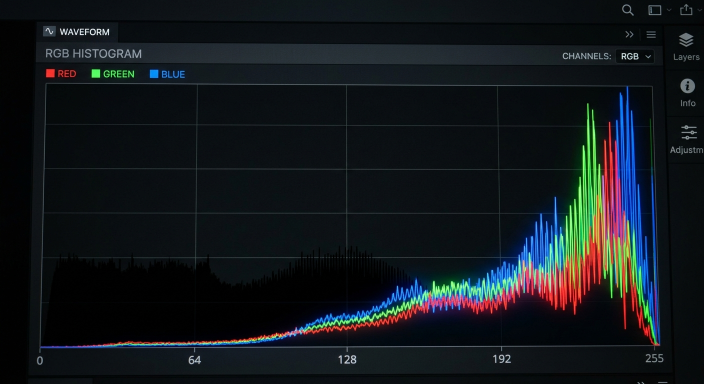
#> input picture images/generated-1774886238307.png, 1408 x 768 px (shown at 1/2 size)
$ python -i photo_editer.py   (imports and definitions only)
#> lines starting #> are read from the running program, lines starting #| are printed output that depends on the picture
import sys
import cv2
import numpy as np
import copy
import matplotlib.pyplot as plt
from matplotlib.backends.backend_qt5agg import FigureCanvasQTAgg as FigureCanvas
from matplotlib.figure import Figure
from PyQt5.QtCore import Qt, QTimer, pyqtSignal
from PyQt5.QtGui import QImage, QPixmap, QFont, QPalette, QColor, QCursor, QKeySequence
from PyQt5.QtWidgets import (
    QApplication, QLabel, QSlider, QVBoxLayout, QHBoxLayout,
    QWidget, QPushButton, QFileDialog, QFrame, QMessageBox, QGroupBox, QScrollArea, QShortcut,
    QProgressDialog
)


# ---------- 图像调整函数 ----------
def adjust_exposure(image, ev):
    """调整曝光"""
    return np.clip(image * (2 ** ev), 0, 1)


# [340 lines left out: functions adjust_shadow, adjust_highlight, adjust_contrast, adjust_whites, adjust_blacks, adjust_brightness and 10 more, not called in this run]


# ---------- 参数历史管理器 ----------
class ParameterHistory:
    # [19 lines left out: functions __init__, add_state, not called in this run]

    def can_undo(self):
        """是否可以撤销"""
        return self.current_index > 0

    def can_redo(self):
        """是否可以重做"""
        return self.current_index < len(self.history) - 1

    # [18 lines left out: functions undo, redo, clear, not called in this run]


# ---------- 曲线编辑器组件 ----------
# [461 lines that did not run here, left out]


# ---------- 直方图组件 ----------
class HistogramWidget(QWidget):
    # [62 lines left out: functions __init__, update_histogram, not called in this run]


# ---------- HSL颜色调整组件（Tab风格） ----------
# [195 lines that did not run here, left out]


# ---------- 可点击的图片标签 ----------
# [23 lines that did not run here, left out]


# ---------- 渲染器 ----------
class Renderer:
    def __init__(self, image, preview_max_size=1080):
        # 保存原始图像（用于最终导出）
#> called with preview_max_size = 1080
        self.original_image = image.astype(np.float32) / 255.0
        self.original_shape = image.shape
#> self.original_shape = (768, 1408, 3)

        # 创建预览图像（缩小尺寸以提高性能）
        h, w = image.shape[:2]
#> h = 768; w = 1408
        max_dim = max(h, w)
#> max_dim = 1408

        if max_dim > preview_max_size:
            # 需要缩放
            scale = preview_max_size / max_dim
#> scale = 0.767
            new_w = int(w * scale)
#> new_w = 1080
            new_h = int(h * scale)
#> new_h = 589
            preview_image = cv2.resize(image, (new_w, new_h), interpolation=cv2.INTER_AREA)
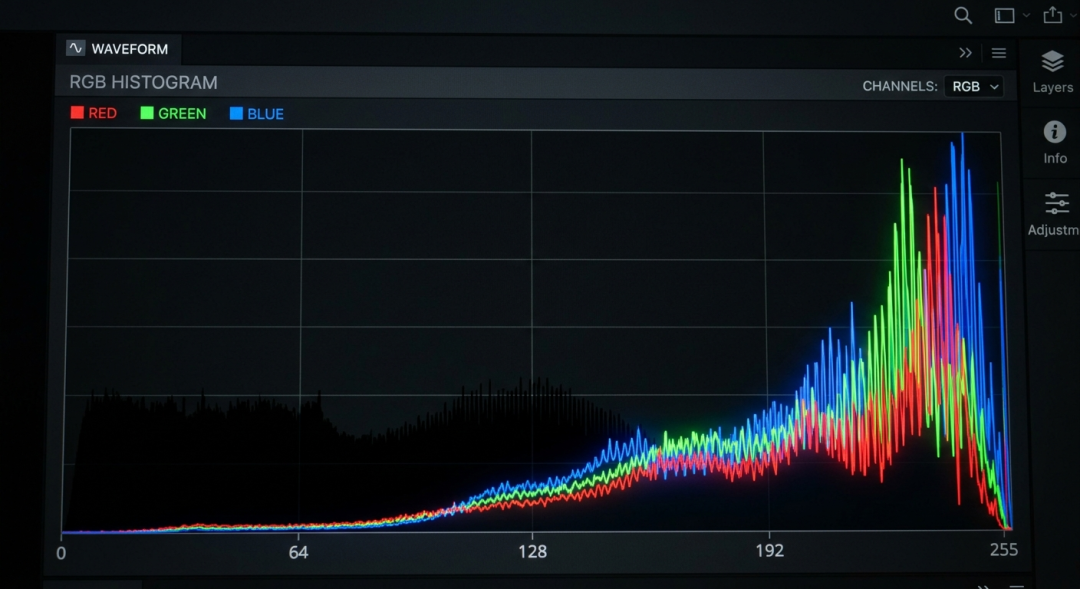
#> preview_image: shape (589, 1080, 3); mean R, G, B 18.9, 24.1, 27.9
            self.base_image = preview_image.astype(np.float32) / 255.0
            self.is_preview = True
            self.preview_scale = scale
#> self.preview_scale = 0.767
        else:
            # 不需要缩放
            self.base_image = self.original_image
            self.is_preview = False
            self.preview_scale = 1.0

        self.params = {
            "exposure": 0.0,
            "contrast": 0,
            "highlight": 0,
            "shadow": 0,
            "whites": 0,
            "blacks": 0,
            "clarity": 0,
            "texture": 0,
            "dehaze": 0,
            "brightness": 0,
            "saturation": 0,
            "hue": 0,
            "vibrance": 0,
            "temperature": 6500,
            "hsl_colors": {
                'red': {'hue': 0, 'saturation': 0, 'luminance': 0},
                'orange': {'hue': 0, 'saturation': 0, 'luminance': 0},
                'yellow': {'hue': 0, 'saturation': 0, 'luminance': 0},
                'green': {'hue': 0, 'saturation': 0, 'luminance': 0},
                'cyan': {'hue': 0, 'saturation': 0, 'luminance': 0},
                'blue': {'hue': 0, 'saturation': 0, 'luminance': 0},
                'purple': {'hue': 0, 'saturation': 0, 'luminance': 0},
                'magenta': {'hue': 0, 'saturation': 0, 'luminance': 0}
            },
            "curves": {
                'rgb': [],
                'red': [],
                'green': [],
                'blue': []
            }
        }

    def render(self, use_original=False):
        """按照专业调色软件的处理顺序渲染图像"""
        img = (self.original_image if use_original else self.base_image).copy()

        # 1. 基础曝光调整
        img = adjust_exposure(img, self.params["exposure"])

        # 2. 对比度调整
        if self.params["contrast"] != 0:
            img = adjust_contrast(img, self.params["contrast"])

        # 3. 高光和阴影调整
        if self.params["highlight"] != 0:
            img = adjust_highlight(img, self.params["highlight"])
        if self.params["shadow"] != 0:
            img = adjust_shadow(img, self.params["shadow"])

        # 4. 白色和黑色调整
        if self.params["whites"] != 0:
            img = adjust_whites(img, self.params["whites"])
        if self.params["blacks"] != 0:
            img = adjust_blacks(img, self.params["blacks"])

        # 5. 曲线调整（在其他调整之后，细节增强之前）
        has_curves = any(len(self.params["curves"][ch]) > 0 for ch in ['rgb', 'red', 'green', 'blue'])
        if has_curves:
            img = apply_curve(img, self.params["curves"])

        # 6. 去朦胧（在细节增强前进行）
        if self.params["dehaze"] != 0:
            img = adjust_dehaze(img, self.params["dehaze"])

        # 7. 细节增强
        if self.params["clarity"] != 0:
            img = adjust_clarity(img, self.params["clarity"])
        if self.params["texture"] != 0:
            img = adjust_texture(img, self.params["texture"])

        # 8. 色彩调整
        if self.params["brightness"] != 0:
            img = adjust_brightness(img, self.params["brightness"])
        if self.params["saturation"] != 0:
            img = adjust_saturation(img, self.params["saturation"])
        if self.params["hue"] != 0:
            img = adjust_hue(img, self.params["hue"])
        if self.params["vibrance"] != 0:
            img = adjust_vibrance(img, self.params["vibrance"])

        # 9. HSL分色调整
        if any(any(v.values()) for v in self.params["hsl_colors"].values()):
            img = adjust_hsl_by_color(img, self.params["hsl_colors"])

        # 10. 色温调整（最后进行）
        if self.params["temperature"] != 6500:
            img = adjust_color_temperature(img, self.params["temperature"])

        return np.clip(img, 0, 1)

    # [4 lines left out: function get_rendered_uint8, not called in this run]


# ---------- 主窗口 ----------
class PhotoEditor(QWidget):
    # [801 lines left out: functions __init__, setup_shortcuts, setup_ui, setup_control_panel, create_slider, get_button_style and 27 more, not called in this run]


# ---------- 主程序 ----------
# [31 lines not run here, left out]

>>> import cv2
>>> picture = cv2.cvtColor(cv2.imread('images/generated-1774886238307.png'), cv2.COLOR_BGR2RGB)
>>> result = Renderer(picture).render()
